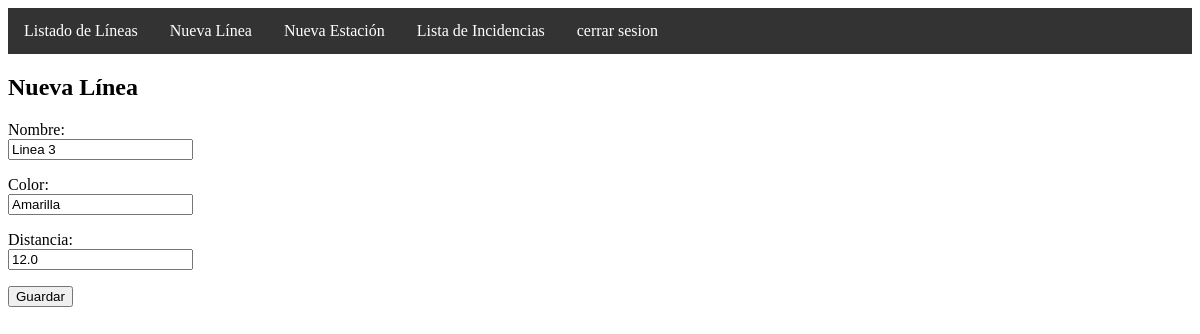
The app's page /update/2/ with its own data.
### incidencias/models.py (models this page shows, shortened)
class Linea(models.Model):
    nombre = models.CharField(max_length=50)
    color = models.CharField(max_length=50)
    distancia=models.FloatField()

### incidencias/views.py (the view, shortened to what this page needs)
# urls.py: path('update/<int:pk>/', LineaUpdateView.as_view(), name='update_linea'),
class LineaUpdateView(UpdateView):
    model= Linea
    template_name='linea_form.html'
    fields= '__all__'
    success_url= '/listado/'

### incidencias/templates/linea_form.html (shortened to what this page needs)
{% extends 'base.html' %}
 {% block content %}
  <h2>Nueva Línea</h2>
  <form method="post">
    {% for field in form %}
      <p>
        {{ field.label_tag }}<br />
        {{ field }}
      </p>
    {% endfor %}
    <button type="submit">Guardar</button>
  </form>
{% endblock %}

### records on screen
Linea: form "Linea 3" "Amarilla" "12.0"

### other values on screen
{{ field.label_tag }} "Nombre:" "Color:" "Distancia:"
